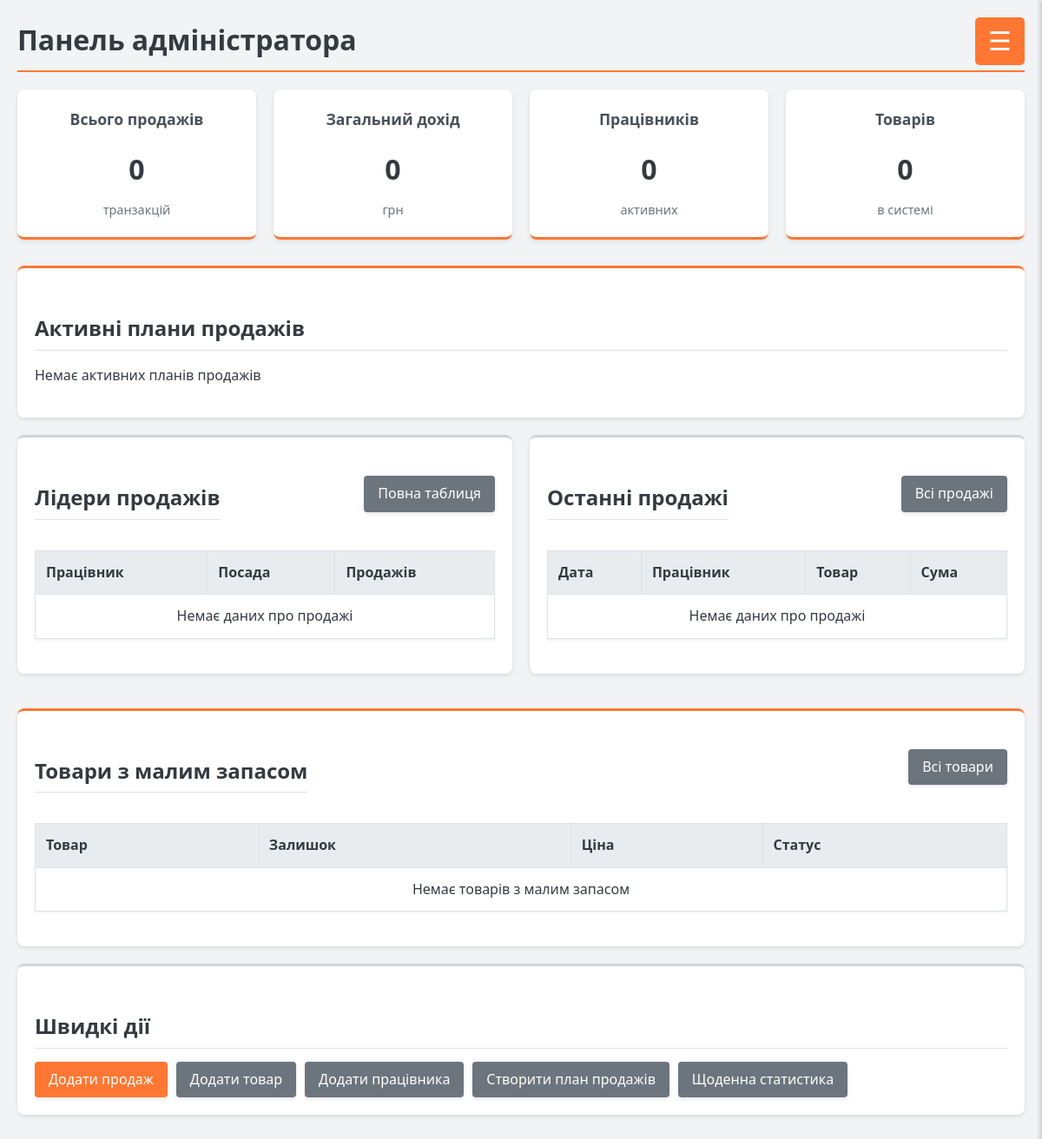
/admin-dashboard/, run on an earlier commit of the app's database.
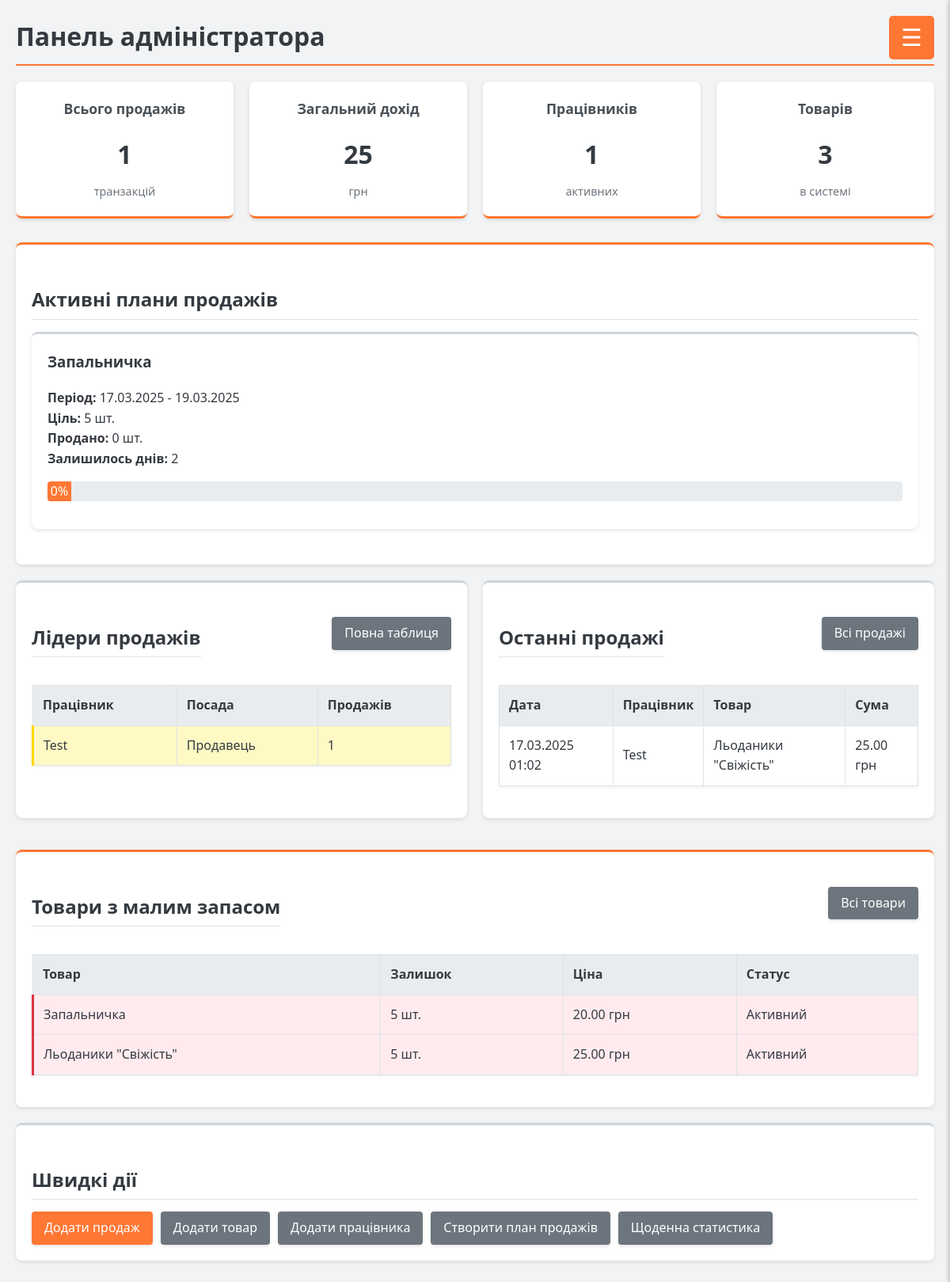
And on a later commit of the database.
### app/models.py (models this page shows, shortened)
class SalesPlan(models.Model):
    start_date = models.DateField(verbose_name="Дата початку")
    end_date = models.DateField(verbose_name="Дата закінчення")
    product = models.ForeignKey(Product, on_delete=models.CASCADE, verbose_name="Товар")
    target_amount = models.IntegerField(verbose_name="Цільова кількість")
    class Meta:
        verbose_name = "План продажів"
        verbose_name_plural = "Плани продажів"
        unique_together = ('product', 'start_date', 'end_date')

class Product(models.Model):
    name = models.CharField(max_length=255, verbose_name="Назва товару")
    price = models.DecimalField(
        max_digits=10,
        decimal_places=2,
        verbose_name="Ціна",
        validators=[MinValueValidator(0.01)]
    )
    quantity = models.PositiveIntegerField(verbose_name="Кількість", default=0)
    active = models.BooleanField(default=True, verbose_name="Активний")
    def __str__(self):
        return self.name
    class Meta:
        verbose_name = "Товар"
        verbose_name_plural = "Товари"

class Employee(models.Model):
    user = models.OneToOneField(User, on_delete=models.CASCADE, related_name='employee')
    position = models.CharField(max_length=100, verbose_name="Посада")
    phone = models.CharField(max_length=15, verbose_name="Телефон")
    def __str__(self):
        return f"{self.user.get_full_name() or self.user.username}"
    class Meta:
        verbose_name = "Працівник"
        verbose_name_plural = "Працівники"

class Sale(models.Model):
    employee = models.ForeignKey(Employee, on_delete=models.CASCADE, verbose_name="Працівник")
    product = models.ForeignKey(Product, on_delete=models.CASCADE, verbose_name="Товар")
    quantity = models.IntegerField(
        default=1,
        verbose_name="Кількість",
        validators=[MinValueValidator(1)]
    )
    date = models.DateTimeField(default=timezone.now, verbose_name="Дата продажу")
    @property
    def total_price(self):
        return self.product.price * self.quantity
    class Meta:
        verbose_name = "Продаж"
        verbose_name_plural = "Продажі"

### app/views.py (the view)
# urls.py: path('admin-dashboard/', views.admin_dashboard, name='admin_dashboard'),
def admin_dashboard(request):
    total_sales = Sale.objects.count()
    total_revenue = Sale.objects.aggregate(total=Sum('product__price'))['total'] or 0
    employees_count = Employee.objects.count()
    products_count = Product.objects.count()
    today = timezone.now().date()
    last_30_days = today - timedelta(days=30)
    recent_sales = Sale.objects.order_by('-date')[:5]
    top_employees = Employee.objects.filter(sale__date__date__gte=last_30_days) \
                        .annotate(sales_count=Count('sale')) \
                        .order_by('-sales_count')[:5]
    active_plans = SalesPlan.objects.filter(
        start_date__lte=today,
        end_date__gte=today
    )
    plans_progress = []
    for plan in active_plans:
        actual_sales = Sale.objects.filter(
            product=plan.product,
            date__date__gte=plan.start_date,
            date__date__lte=today
        ).aggregate(total=Sum('quantity'))['total'] or 0
        if plan.target_amount > 0:
            progress_percent = (actual_sales / plan.target_amount) * 100
        else:
            progress_percent = 0
        plans_progress.append({
            'plan': plan,
            'actual_sales': actual_sales,
            'progress_percent': progress_percent,
            'days_left': (plan.end_date - today).days
        })
    low_stock_products = Product.objects.filter(active=True, quantity__lt=10).order_by('quantity')[:5]
    return render(request, 'app/admin_dashboard.html', {
        'total_sales': total_sales,
        'total_revenue': total_revenue,
        'employees_count': employees_count,
        'products_count': products_count,
        'recent_sales': recent_sales,
        'top_employees': top_employees,
        'plans_progress': plans_progress,
        'low_stock_products': low_stock_products,
    })

### app/templates/app/admin_dashboard.html (shortened to what the changed rows need)
{% extends 'base.html' %}
{% block content %}
<h1>Панель адміністратора</h1>
<div class="stats-row">
    <div class="stat-card">
        <h3>Всього продажів</h3>
        <div class="stat-value">{{ total_sales }}</div>
        <div class="stat-label">транзакцій</div>
    </div>
    <div class="stat-card">
        <h3>Загальний дохід</h3>
        <div class="stat-value">{{ total_revenue }}</div>
        <div class="stat-label">грн</div>
    </div>
    <div class="stat-card">
        <h3>Працівників</h3>
        <div class="stat-value">{{ employees_count }}</div>
        <div class="stat-label">активних</div>
    </div>
    <div class="stat-card">
        <h3>Товарів</h3>
        <div class="stat-value">{{ products_count }}</div>
        <div class="stat-label">в системі</div>
    </div>
</div>
<div class="card card-highlight">
    <h2>Активні плани продажів</h2>
    {% if plans_progress %}
    <div style="display: flex; flex-wrap: wrap; gap: 20px; margin-bottom: 20px;">
        {% for plan_data in plans_progress %}
        <div class="card" style="flex: 1; min-width: 250px; margin-bottom: 5px;">
            <h3>{{ plan_data.plan.product.name }}</h3>
            <div style="margin: 15px 0;">
                <div><strong>Період:</strong> {{ plan_data.plan.start_date|date:"d.m.Y" }} - {{ plan_data.plan.end_date|date:"d.m.Y" }}</div>
                <div><strong>Ціль:</strong> {{ plan_data.plan.target_amount }} шт.</div>
                <div><strong>Продано:</strong> {{ plan_data.actual_sales }} шт.</div>
                <div><strong>Залишилось днів:</strong> {{ plan_data.days_left }}</div>
            </div>
            <div class="progress-container">
                <div class="progress-bar" style="width: {{ plan_data.progress_percent|floatformat:0 }}%;">
                    {{ plan_data.progress_percent|floatformat:0 }}%
                </div>
            </div>
        </div>
        {% endfor %}
    </div>
    {% else %}
    <p>Немає активних планів продажів</p>
    {% endif %}
</div>
<div style="display: flex; gap: 20px; margin-bottom: 20px; flex-wrap: wrap;">
    <div class="card" style="flex: 1; min-width: 300px;">
        <div class="header">
            <h2>Лідери продажів</h2>
        </div>
        <table>
            <thead>
                <tr>
                    <th>Працівник</th>
                    <th>Посада</th>
                    <th>Продажів</th>
                </tr>
            </thead>
            <tbody>
                {% for employee in top_employees %}
                <tr class="{% if forloop.counter == 1 %}gold-leader{% elif forloop.counter == 2 %}silver-leader{% elif forloop.counter == 3 %}bronze-leader{% endif %}">
                    <td>{{ employee }}</td>
                    <td>{{ employee.position }}</td>
                    <td>{{ employee.sales_count }}</td>
                </tr>
                {% empty %}
                <tr>
                    <td colspan="3" style="text-align: center;">Немає даних про продажі</td>
                </tr>
                {% endfor %}
            </tbody>
        </table>
    </div>
    <div class="card" style="flex: 1; min-width: 300px;">
        <div class="header">
            <h2>Останні продажі</h2>
        </div>
        <table>
            <thead>
                <tr>
                    <th>Дата</th>
                    <th>Працівник</th>
                    <th>Товар</th>
                    <th>Сума</th>
                </tr>
            </thead>
            <tbody>
                {% for sale in recent_sales %}
                <tr>
                    <td>{{ sale.date|date:"d.m.Y H:i" }}</td>
                    <td>{{ sale.employee }}</td>
                    <td>{{ sale.product }}</td>
                    <td>{{ sale.total_price }} грн</td>
                </tr>
                {% empty %}
                <tr>
                    <td colspan="4" style="text-align: center;">Немає даних про продажі</td>
                </tr>
                {% endfor %}
            </tbody>
        </table>
    </div>
</div>
<div class="card card-highlight">
    <div class="header">
        <h2>Товари з малим запасом</h2>
    </div>
    <table>
        <thead>
            <tr>
                <th>Товар</th>
                <th>Залишок</th>
                <th>Ціна</th>
                <th>Статус</th>
            </tr>
        </thead>
        <tbody>
            {% for product in low_stock_products %}
            <tr class="{% if product.quantity <= 5 %}low-stock-critical{% elif product.quantity <= 10 %}low-stock-warning{% endif %}">
                <td>{{ product.name }}</td>
                <td>{{ product.quantity }} шт.</td>
                <td>{{ product.price }} грн</td>
                <td>{% if product.active %}Активний{% else %}Неактивний{% endif %}</td>
            </tr>
            {% empty %}
            <tr>
                <td colspan="4" style="text-align: center;">Немає товарів з малим запасом</td>
            </tr>
            {% endfor %}
        </tbody>
    </table>
</div>
<div class="card">
    <h2>Швидкі дії</h2>
</div>
{% endblock %}

What changed in the data, as far as the page shows it:
added SalesPlan: plan.product.name "Запальничка", plan.start_date "17.03.2025", plan.end_date "19.03.2025", plan.target_amount "5", actual_sales "0", days_left "2", progress_percent "0"
added Employee: user.username "Test", position "Продавець", sales_count "1"
added Sale: date "17.03.2025 01:02", employee "Test", product "Льоданики \"Свіжість\"", total_price "25.00"
added Product: name "Запальничка", quantity "5", price "20.00", active "Активний"
added Product: name "Льоданики \"Свіжість\"", quantity "5", price "25.00", active "Активний"
Also different on the page:
{{ total_sales }}: "0" → "1"
{{ total_revenue }}: "0" → "25"
{{ employees_count }}: "0" → "1"
{{ products_count }}: "0" → "3"
text no longer shown: "Немає активних планів продажів Немає даних про продажі Немає даних про продажі Немає товарів з малим запасом"
